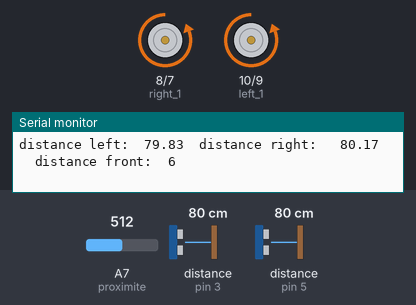
Recording of a sketch running on a simulated Arduino Nano, built with avr-gcc and run on an emulated ATmega328P. Shown: motor-driver pin pairs drawn as motors (green arrow = first pin HIGH = forward, orange = second pin HIGH = backward, longer = more drive), the last lines printed to the serial monitor. Wiring (inferred from the names in the program): 2 × ultrasonic range finder: trigger pin 2, echo pin 3 / trigger pin 4, echo pin 5. Inputs (shaded band) come from the test bench; at power-on: A7 (proximite) = 512, distance to the obstacle (sensors on pin 5, pin 3) 80 cm. The echo pulse lasts 58.3 µs per cm.

Above: at 2.3 s.
2.4 s: A7 (proximite) set to 245
5.9 s: A7 (proximite) set to 214
At 6.3 s:
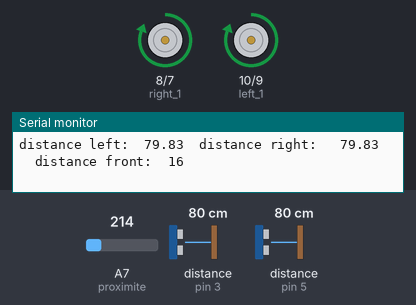
8.0 s: distance to the obstacle (sensor on pin 5) set to 2 cm
At 8.5 s:
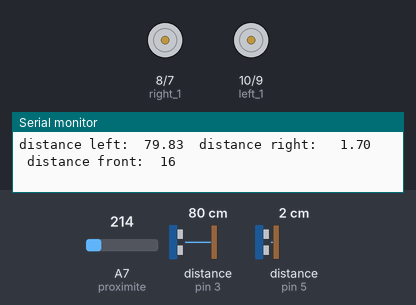
13.1 s: distance to the obstacle (sensor on pin 5) set to 9 cm
At 14.0 s:
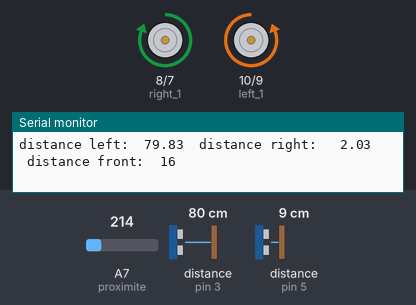
23.3 s: distance to the obstacle (sensor on pin 3) set to 7 cm
28.4 s: distance to the obstacle (sensor on pin 3) set to 4 cm
At 29.9 s:
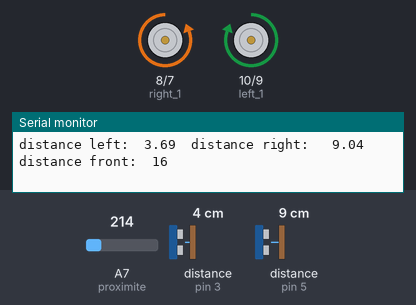
Timing chart, 0 to 33.5 s (numbered marks = the images above; inputs shaded):
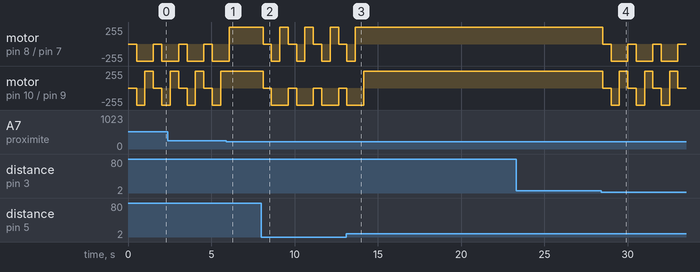

The sketch:

Robot_v1.1.ino
```cpp
//constant for ultrasound sensor
//constante pour le capteur ultrasound
#define left_trig  2
#define left_echo  3

#define right_trig  4
#define right_echo  5

//motor control
int left_1 = 10;
int left_2 = 9;

int right_1 = 8;
int right_2 = 7;

//ultrasound variable
float distance;
float duration;
float cm_left;
float cm_right;


// proximiti sensor
int proximite = A7;

//proxi variable
float volts;
int distance_front;

void setup() {

  Serial.begin(9600);

  //motor setup
  pinMode(left_1, OUTPUT);
  pinMode(left_2, OUTPUT);
  pinMode(right_1, OUTPUT);
  pinMode(right_2, OUTPUT);

  //ultrasound setup
  pinMode(left_trig, OUTPUT);
  pinMode(left_echo, INPUT);
  pinMode(right_trig, OUTPUT);
  pinMode(right_echo, INPUT);

}


void Go()
{
  //gauche | left motor
  digitalWrite(left_1, HIGH);
  digitalWrite(left_2, LOW);

  //droite | right motor
  digitalWrite(right_1, HIGH);
  digitalWrite(right_2, LOW);
}

void Back()
{
  //gauche | left motor
  digitalWrite(left_1, LOW);
  digitalWrite(left_2, HIGH);

  //droite | right motor
  digitalWrite(right_1, LOW);
  digitalWrite(right_2, HIGH);

  delay(500);
}

void Stop()
{
  //gauche | left motor
  digitalWrite(left_1, LOW);
  digitalWrite(left_2, LOW);

  //droite | right motor
  digitalWrite(right_1, LOW);
  digitalWrite(right_2, LOW);

  delay(500);
}

void Go_left()
{
  //gauche | left motor
  digitalWrite(left_1, LOW);
  digitalWrite(left_2, HIGH);

  //droite | right motor
  digitalWrite(right_1, HIGH);
  digitalWrite(right_2, LOW);

  delay(500);
}

void Go_right()
{
  //gauche | left motor
  digitalWrite(left_1, HIGH);
  digitalWrite(left_2, LOW);

  //droite | right motor
  digitalWrite(right_1, LOW);
  digitalWrite(right_2, HIGH);

  delay(500);
}

void SonarSensor(int trigPin, int echoPin)
{
  digitalWrite(trigPin, LOW);
  delayMicroseconds(2);
  digitalWrite(trigPin, HIGH);
  delayMicroseconds(10);
  digitalWrite(trigPin, LOW);
  duration = pulseIn(echoPin, HIGH);
  distance = (duration / 2) / 29.1;

}

void loop() {
  //Read ultrasound sensors | lit des valeurs du capteur ultrasound
  SonarSensor(left_trig, left_echo);
  cm_left = distance;
  SonarSensor(right_trig, right_echo);
  cm_right = distance;

  //read IR distance | lit les valeur du capteur de distance
  volts = analogRead(proximite) * 0.0048828125;
  distance_front = 17 * pow(volts, -1);

  //debug test sensor
  Serial.print("distance left:  ");
  Serial.print(cm_left);
  Serial.print("  distance right:   ");
  Serial.print(cm_right);
  Serial.print("   distance front:  ");
  Serial.println(distance_front);
  //delay(100);

  //Moving
  if ((distance_front > 14) and (cm_left > 5) and (cm_right > 5))
  {
    //avancer
    Go();
  }

  else
  {
    // si il ya plus d'espace a gauche que a droite
    if (cm_left > cm_right)
    {
      //Stop//
      Stop();

      //reculer//
      Back();

      //deplacer gauche//
      Go_left();
    }

    // si il ya plus d'espace à droite qu'à gauche
    if (cm_right > cm_left)
    {
      //stop//
      Stop();

      //reculer//
      Back();

      //deplacer droite//
      Go_right();
    }


  }

}
```

Measured:
- the behaviour switches between 233 and 232 on A7 (proximite) (found by bisection; images 0 and 1)
- the behaviour switches between 6 and 5 cm on distance to the obstacle (sensor on pin 3) (found by bisection; images 3 and 4)
- after the input at 5.9 s, motor on pin 10 (left_1) / pin 9 (left_2): stays forward 255/255 (without the input it goes to stopped after 0.18 s)
- after the input at 8.0 s, motor on pin 8 (right_1) / pin 7 (right_2): forward 255/255 → stopped after 0.11 s, then repeats every 1.5 s: backward 255/255 0.50 s, forward 255/255 0.51 s, stopped 0.50 s; motor on pin 10 (left_1) / pin 9 (left_2): alternates backward 255/255 for 1.0 s and stopped for 0.50 s, starting after 0.11 s
- after the input at 13.1 s, motor on pin 8 (right_1) / pin 7 (right_2): goes on until 13.6 s, then stays forward 255/255
- after the input at 28.4 s, motor on pin 8 (right_1) / pin 7 (right_2): alternates backward 255/255 for 1.0 s and stopped for 0.50 s, starting after 0.10 s; motor on pin 10 (left_1) / pin 9 (left_2): forward 255/255 → stopped after 0.10 s, then repeats every 1.5 s: backward 255/255 0.50 s, forward 255/255 0.51 s, stopped 0.50 s
- by itself, motor on pin 8 (right_1) / pin 7 (right_2): alternates backward 255/255 for 1.0 s and stopped for 0.50 s
